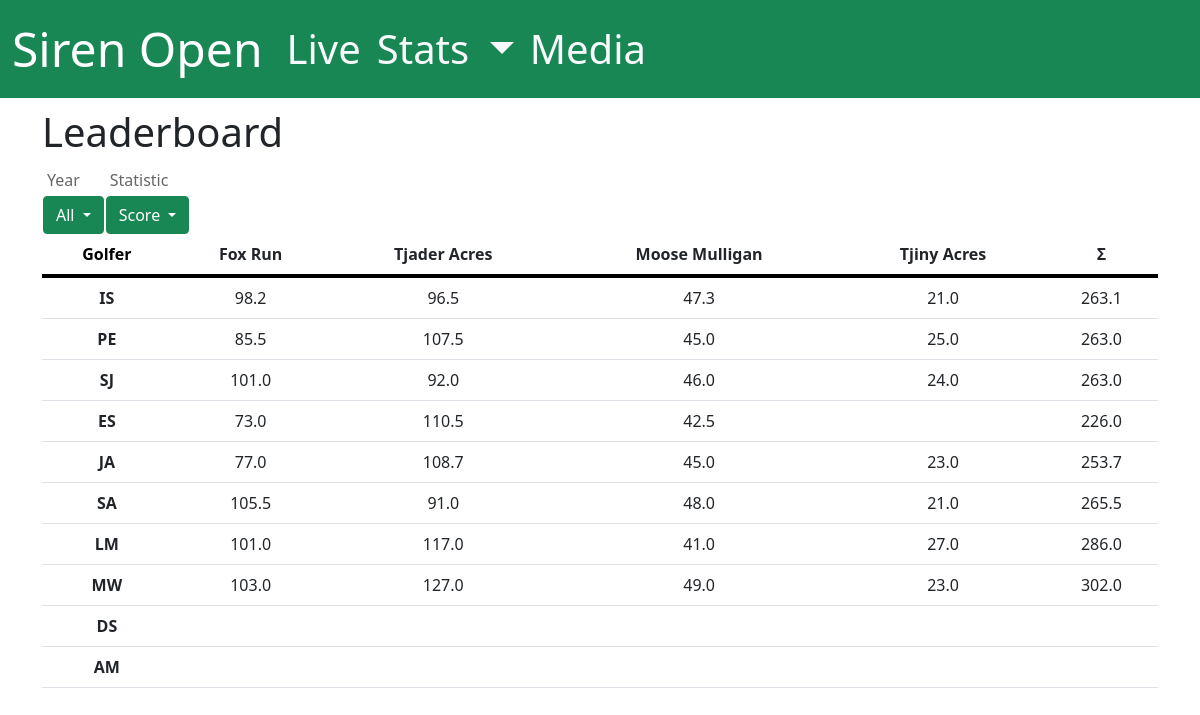
/stats/leaderboard, run on the app's committed database.
### app/models.py (models this page shows, shortened)
class Course(db.Model):
    __tablename__ = 'course'
    id = mapped_column(Integer, primary_key=True)
    name = mapped_column(String(255), nullable=False)
    layouts = relationship("Layout", backref="course")

### app/routes/stats.py (the view)
@app.route('/stats/leaderboard', methods=['GET', 'POST'])
def stats_leaderboard():
    return render_leaderboard(params=request.args.to_dict())

### app/handlers/stats.py (called while the page is built, shortened)
def build_filter_buttons(
    year:int=False,
    course:str=False,
    golfer:bool=False,
    statistic:str=False,
    include_all_years:bool=False,
    include_all_courses:bool=False,
    include_all_golfers:bool=False,
):
    prefix = '<div style="display: flex;" id="filters">\n'
    suffix = '\n</div>'
    output = []
    if year is not False:
        output.append(render_template(
            'stats/year_dropdown.html',
            years=sorted([t.year for t in db.session.query(Tournament).all()])[::-1],
            year=year,
            include_all_years=include_all_years
        ))
    if statistic is not False:
        output.append(render_template(
            'stats/statistic_dropdown.html',
            statistics_dict=STATISTICS,
            statistic_key=statistic        ))
    return prefix + '\n'.join(output) + suffix

def render_leaderboard(params: dict = {}):
    year = params.get('year')
    statistic_key = params.get('statistic', 'score')
    filter_buttons = build_filter_buttons(year=year, statistic=statistic_key, include_all_years=True)
    objects = db.session.query(Round)
    if year: objects = objects.join(Tournament).filter(Tournament.year == year)
    objects = objects.all()
    table = build_table(
        table_id='stats-leaderboard',
        objects=objects,
        row_attrs=['golfer', 'name'],
        col_attrs=['layout', 'course', 'name'],
        year=year,
        statistic_key=statistic_key,
        total_column=True
    )
    return render_template(
        'stats/leaderboard.html',
        filter_buttons=filter_buttons,
        table=table
    )

### app/models.py (called while the page is built)
    def is_completed(self):
        if len(self.scores) == 0:
            return self._total_score is not None
        else:
            return all([s.score for s in self.scores])

    def get_statistic(self, statistic:str):
        if not self.is_completed():
            return
        match statistic:
            case 'score':
                return self._get_score()
            case 'score-to-par':
                return self._get_score_to_par()
            case 'strokes-gained':
                return self._get_strokes_gained()
            case 'z-score':
                return self._get_z_score()

    def _get_score(self):
        if len(self.scores) == 0:
            return self._total_score
        else:
            return sum([s.score for s in self.scores])

### app/templates/stats/year_dropdown.html (shortened to what this page needs)
<div class="dropdown" style="padding-left: 1px; padding-right: 1px;">
    <span class="label-above">Year</span>
    <button class="btn btn-success dropdown-toggle filter-button" type="button" data-bs-toggle="dropdown"
        aria-expanded="false" id="year-dropdown" data-key="{{ year or ''}}">
        {{ year or 'All' }}
    </button>
</div>

### app/templates/table.html (shortened to what this page needs)
<div class="scrollable-table-container">
    <table class="table table-md table-equal-cells scrollable-table" id="{{ table_id }}">
        <thead>
            <tr>
                <th data-sort="string">{{ top_left }}</th>
                {% for c in columns %}
                <th data-sort="numeric">{{ c }}</th>
                {% endfor %}
            </tr>
        </thead>
        <tbody>
            {% for r in rows %}
            <tr>
                <td style="font-weight: bold;">{{ r }}</td>
                {% for c in columns %}
                <td>{{ data[r][c] }}</td>
                {% endfor %}
            </tr>
            {% endfor %}
        </tbody>
    </table>
</div>

### app/static/css/style.css (style rules this page uses)
.scrollable-table-container { overflow: auto; }
.scrollable-table { text-align: center; overflow-x: auto; font-size: medium; }
.scrollable-table th { border-bottom: 4px solid #000; }

### app/static/css/stats.css (style rules this page uses)
.label-above { display: block; font-size: 1.0rem; color: #666; margin-top: 0.25rem; margin-bottom: 0.25rem; margin-left: 0.25rem; }
th.sorted { font-weight: bolder; color: rgb(0, 0, 0); }
.filter-button { overflow: hidden; text-overflow: ellipsis; white-space: nowrap; font-size: medium; }

### data on the page
Course: name "Fox Run", name "98.2", name "85.5", name "101.0", name "73.0", name "77.0", name "105.5", name "103.0"
Course: name "Tjader Acres", name "96.5", name "107.5", name "92.0", name "110.5", name "108.7", name "91.0", name "117.0", name "127.0"
Course: name "Moose Mulligan", name "47.3", name "45.0", name "46.0", name "42.5", name "48.0", name "41.0", name "49.0"
Course: name "Tjiny Acres", name "21.0", name "25.0", name "24.0", name "23.0", name "27.0"

### other printed values
{{ year or 'All' }} "All"
{{ statistics_dict[statistic_key]['label'] }} "Score"
{{ top_left }} "Golfer"
{{ c }} "Σ"
{{ r }} "IS" "PE" "SJ" "ES" "JA" "SA" "LM" "MW" "DS" "AM"
{{ data[r][c] }} "263.1" "263.0" "263.0" "226.0" "253.7" "265.5" "286.0" "302.0"
